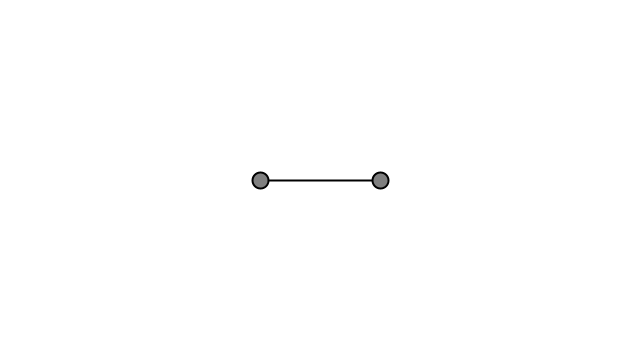
Frame 1 (no input)
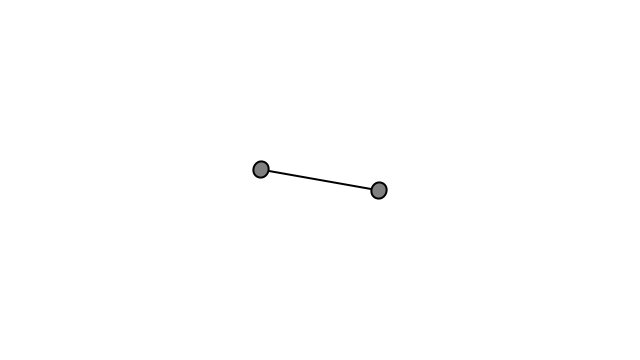
Frame 60 (the mouse pressed at the canvas centre just before this capture)
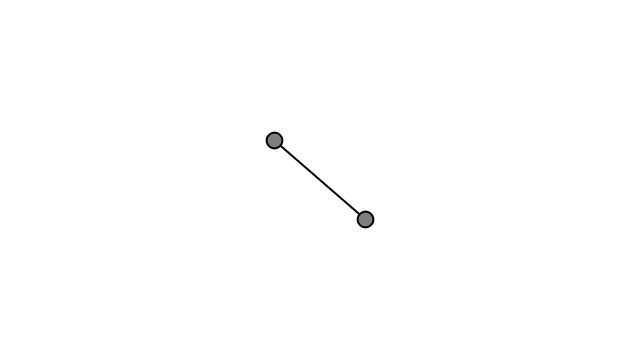
Frame 120 (the mouse held since frame 60 and released just before this capture)

The Processing sketch that drew these frames (run headless with seeded random() and noise(); from frame 60 on, the mouse is pressed at the canvas centre):

// Processing sketch: Example_3_1_Angular_Motion_Using_Rotate
// ── Example_3_1_Angular_Motion_Using_Rotate.pde
// The Nature of Code
// Daniel Shiffman
// http://natureofcode.com

// Position
float angle = 0;
// Velocity
float angleVelocity = 0;
//{!1} Acceleration
float angleAcceleration = 0.0001;

void setup() {
  size(640, 360);
}

void draw() {
  background(255);

  translate(width / 2, height / 2);
  rotate(angle);

  stroke(0);
  strokeWeight(2);
  fill(127);
  
  line(-60, 0, 60, 0);
  circle(60, 0, 16);
  circle(-60, 0, 16);

  // Angular equivalent of velocity.add(acceleration);
  angleVelocity += angleAcceleration;
  // Angular equivalent of position.add(velocity);
  angle += angleVelocity;
}
